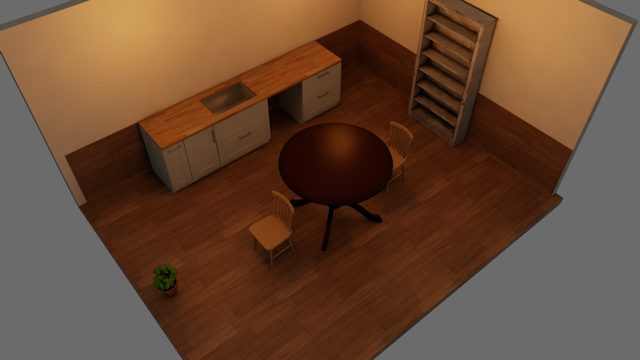
#> input picture src/agentic_sim_world_gen/data/moods/cafe_calm_dark.jpg, 640 x 360 px
$ python -i photo_vanish.py   (imports and definitions only)
#> lines starting #> are read from the running program, lines starting #| are printed output that depends on the picture
"""Camera tilt from the photo's own lines: needs OpenCV and numpy (the `photo` extra), no Isaac Sim.

measure_photo turns pixels into floor meters with the camera's tilt; 6 degrees off reads a 3.3 m aisle as 1.7 m,
and the tilt came from a look_at height somebody guessed. A room's photo carries the tilt itself:

- the vertical edges (shelf sides, door frames, wall corners) meet at one vanishing point. Its direction from
  the image center is the roll, its distance the pitch (far away = level camera);
- the level edges (floor tiles, shelf boards) point at vanishing points on the horizon. In a room whose level
  edges run in two directions at right angles, only the right focal length makes them 90 degrees apart, which
  gives the field of view; with one direction only (or a level camera and one direction) it stays open and
  `hfov_deg` is None. It is a hint: on drawn aisles it came out within 1.5 degrees, on a real living room photo
  it said 37 for what looks like a wide lens, so the tilt is computed with the caller's field of view.

`estimate(path, hfov_deg)` returns pitch_deg (up positive), roll_deg (clockwise positive), horizon_v_px (the
horizon's row at the image's center column) and how many segments agreed, or {"ok": False, "why": ...}.
"""

from __future__ import annotations

import math
import random
from pathlib import Path
from typing import Any

MAX_W = 1280  # the photo is scaled down to this width before looking for segments [px]
MIN_LEN = 0.035  # shorter segments (of the image width) are texture, not edges
VERTICAL_WITHIN = 30.0  # segments this close to the image's vertical may be vertical edges [deg]
AGREE = 1.5  # a segment agrees with a vanishing point when it points at it within this [deg]
MIN_VERTICAL = 8  # fewer agreeing vertical segments than this: no estimate
VP_MIN_DIST = 0.8  # the vertical vanishing point is at least this far from the center (of the width): pitch < ~40 deg
HFOV_GRID = (35.0, 115.0)  # fields of view tried [deg]
HFOV_BAND = 0.93  # fields of view scoring at least this share of the best are "as good"
HFOV_MAX_BAND = 14.0  # ... and when they span more than this, the field of view is open [deg]
HFOV_MIN_SCORE = 0.45  # level edges must agree at least this much on two directions at right angles


# [7 lines left out: function available, not called in this run]


def segments(path: str | Path) -> tuple[list[tuple[float, float, float, float]], tuple[int, int]]:
    """Line segments (x1, y1, x2, y2) in the photo's own pixels, and its size."""
#> called with path = 'data/moods/cafe_calm_dark.jpg'
    import cv2

    img = cv2.imread(str(path), cv2.IMREAD_GRAYSCALE)
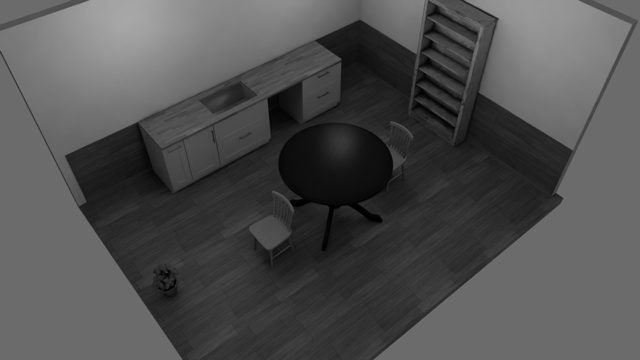
#> img: shape (360, 640); min 0, max 168, mean 79.9
    if img is None:
        raise ValueError(f"cannot read {path}")
    h, w = img.shape[:2]
#> h = 360; w = 640
    k = min(1.0, MAX_W / w)
#> k = 1
    small = cv2.resize(img, (round(w * k), round(h * k)), interpolation=cv2.INTER_AREA) if k < 1 else img
    try:
        lines = cv2.createLineSegmentDetector(0).detect(small)[0]
#> lines = 126 rows, first 6: [464.7, 0.0724, 498.9, 17.77], [294.5, 209.3, 284.9, 195.3], [87.94, 0.0898, 0.424, 30.04], [479.4, 26.89, 476, 40.72], [64.44, 154.5, 358.4, 18.62], [554.5, 191.7, 562.9, 197.2]
    except (AttributeError, cv2.error):  # builds without LSD
        edges = cv2.Canny(small, 60, 160)
        lines = cv2.HoughLinesP(edges, 1, math.pi / 360, 40, minLineLength=MIN_LEN * small.shape[1], maxLineGap=4)
    out = []
    for l in (lines.reshape(-1, 4) if lines is not None else []):  # (N, 1, 4) up to opencv 4, (N, 4) from 5
        x1, y1, x2, y2 = (float(c) / k for c in l)
        if math.hypot(x2 - x1, y2 - y1) >= MIN_LEN * w:
            out.append((x1, y1, x2, y2))
#> this loop made 126 passes
#> (x1, y1, x2, y2) on passes 1 to 12: (464.7, 0.0724, 498.9, 17.77), (294.5, 209.3, 284.9, 195.3), (87.94, 0.0898, 0.424, 30.04), (479.4, 26.89, 476, 40.72), (64.44, 154.5, 358.4, 18.62), (554.5, 191.7, 562.9, 197.2), (178.4, 361, -6.84, 60.22), (478.6, 92.31, 571.7, 149.6), (270.2, 136.9, 266.8, 98.02), (359.1, 18.62, 416.3, 54.07), (497.7, 19.27, 478.7, 90.77), (476, 40.41, 462.3, 96.98)
#> after the loop, out = 70 items, first 6: (464.7, 0.0724, 498.9, 17.77), (87.94, 0.0898, 0.424, 30.04), (64.44, 154.5, 358.4, 18.62), (178.4, 361, -6.84, 60.22), (478.6, 92.31, 571.7, 149.6), (270.2, 136.9, 266.8, 98.02)
    return out, (w, h)


# [115 lines left out: functions _off, _fit_vp, estimate_from, estimate, not called in this run]

>>> result = segments('data/moods/cafe_calm_dark.jpg')

$ run again, on src/agentic_sim_world_gen/data/moods/cafe_industrial.jpg
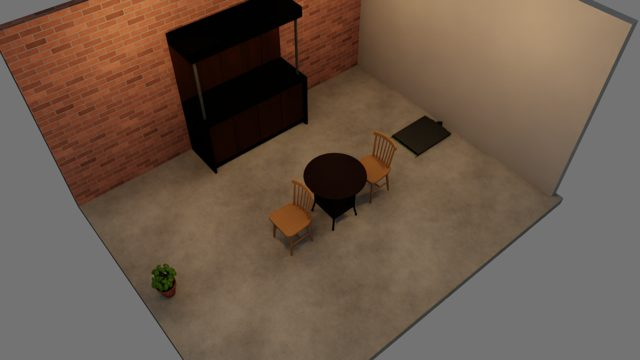
#> input picture src/agentic_sim_world_gen/data/moods/cafe_industrial.jpg, 640 x 360 px
#> in segments, `img = cv2.imread(str(path), cv2.IMREAD_GRAYSCALE)`:
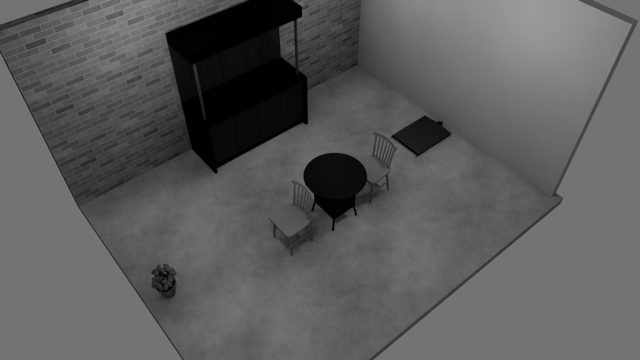
#> img: shape (360, 640); min 0, max 154, mean 91.6
#> lines = 169 rows, first 6: [292.2, 0.132, 302.9, 7.17], [314.4, 196.8, 300.9, 175.4], [300.7, 174.4, 312.2, 157.1], [191.2, 147, 164.9, 33.97], [312.8, 156.1, 342.8, 151.3], [301.4, 122.1, 216.2, 167.9]
#> the loop in segments, `for l in (lines.reshape(-1, 4) if lines is not None else []):` made 169 passes
#> after the loop in segments, `for l in (lines.reshape(-1, 4) if lines is not None else []):`: out = 37 items, first 6: (314.4, 196.8, 300.9, 175.4), (191.2, 147, 164.9, 33.97), (312.8, 156.1, 342.8, 151.3), (301.4, 122.1, 216.2, 167.9), (164.9, 32.06, 247.7, -0.404), (0.378, 23.64, 71.56, -0.299)

$ run again, on src/agentic_sim_world_gen/data/moods/cafe_natural.jpg
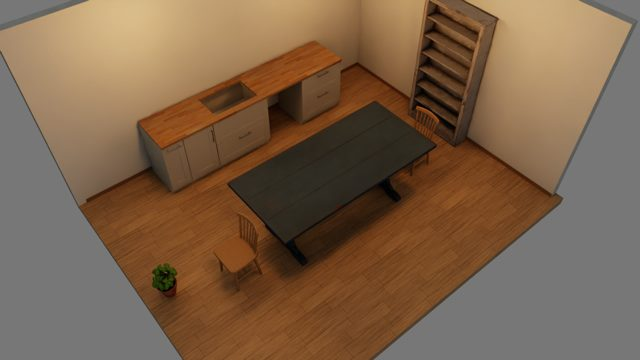
#> input picture src/agentic_sim_world_gen/data/moods/cafe_natural.jpg, 640 x 360 px
#> in segments, `img = cv2.imread(str(path), cv2.IMREAD_GRAYSCALE)`:
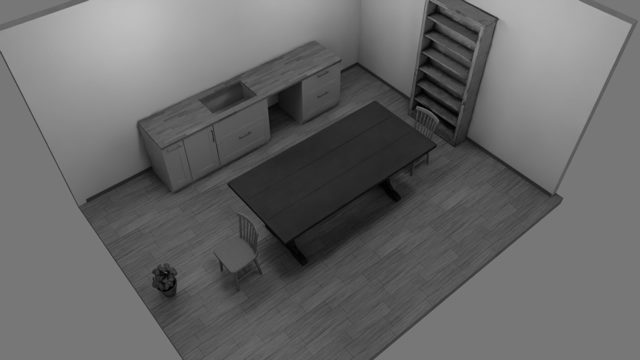
#> img: shape (360, 640); min 0, max 192, mean 103.1
#> lines = 144 rows, first 6: [465.7, 0.452, 504.5, 20.42], [430.9, 111.3, 416.8, 104.5], [479.9, 27.02, 476.8, 39.67], [429.9, 1.8, 477, 31.18], [87.54, 0.167, 0.432, 30.06], [422.2, 52.71, 464.7, 81.33]
#> the loop in segments, `for l in (lines.reshape(-1, 4) if lines is not None else []):` made 144 passes
#> after the loop in segments, `for l in (lines.reshape(-1, 4) if lines is not None else []):`: out = 77 items, first 6: (465.7, 0.452, 504.5, 20.42), (429.9, 1.8, 477, 31.18), (87.54, 0.167, 0.432, 30.06), (422.2, 52.71, 464.7, 81.33), (476.5, 40.54, 462.6, 97.06), (452.3, 132.7, 431.5, 112.2)
